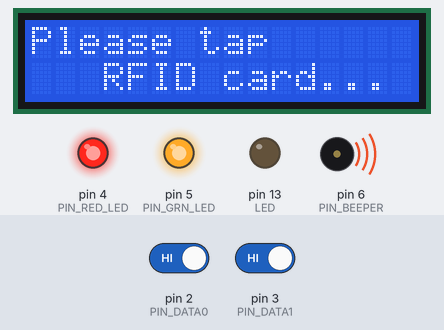
Simulated run of this sketch. Board: Arduino Uno, built with avr-gcc and run on an emulated ATmega328P. Parts: 16×2 character LCD, output pins drawn as LEDs (lit = HIGH), buzzer (waves = sounding, pin HIGH). The inputs (shaded band) are chosen by the test bench; at power-on: pin 2 (PIN_DATA0) HIGH, pin 3 (PIN_DATA1) HIGH. What the sketch prints to the serial monitor is not drawn.

Above: at 1.2 s.
1.3 s: pin 2 (PIN_DATA0) driven LOW
At 1.9 s:
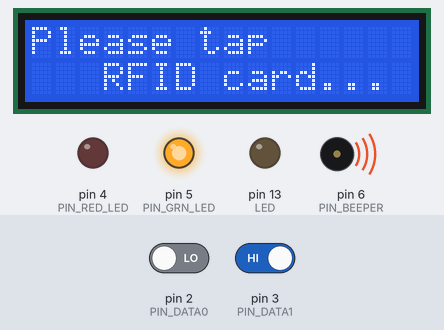
4.3 s: pin 3 (PIN_DATA1) driven LOW
At 7.8 s:
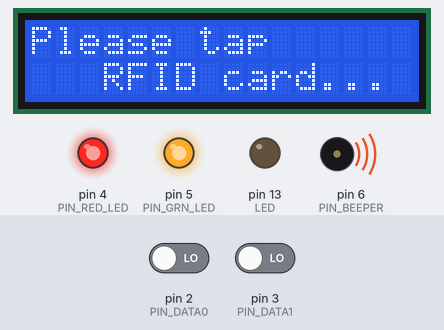
Timing chart, 0 to 9.3 s (numbered marks = the images above; inputs shaded):
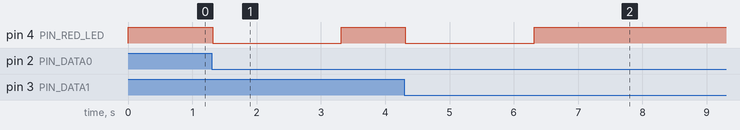

The sketch:

HID_RFID_Reader_LCD.ino
```cpp
/*
 * HID RFID Reader Wiegand Interface for Arduino Uno
 * Written by Daniel Smith, 2012.01.30
 * www.pagemac.com
 *
 * This program will decode the wiegand data from a HID RFID Reader (or, theoretically,
 * any other device that outputs weigand data).
 * The Wiegand interface has two data lines, DATA0 and DATA1.  These lines are normall held
 * high at 5V.  When a 0 is sent, DATA0 drops to 0V for a few us.  When a 1 is sent, DATA1 drops
 * to 0V for a few us.  There is usually a few ms between the pulses.
 *
 * Your reader should have at least 4 connections (some readers have more).  Connect the Red wire
 * to 5V.  Connect the black to ground.  Connect the green wire (DATA0) to Digital Pin 2 (INT0).
 * Connect the white wire (DATA1) to Digital Pin 3 (INT1).  That's it!
 *
 * Operation is simple - each of the data lines are connected to hardware interrupt lines.  When
 * one drops low, an interrupt routine is called and some bits are flipped.  After some time of
 * of not receiving any bits, the Arduino will decode the data.  I've only added the 26 bit and
 * 35 bit formats, but you can easily add more.

*/
#include <Wire.h>
#include <LiquidCrystal_I2C.h>

#define MAX_BITS 100                 // max number of bits
#define WEIGAND_WAIT_TIME  3000      // time to wait for another weigand pulse.

unsigned char databits[MAX_BITS];    // stores all of the data bits
unsigned char bitCount;              // number of bits currently captured
unsigned char flagDone;              // goes low when data is currently being captured
unsigned int weigand_counter;        // countdown until we assume there are no more bits

unsigned long facilityCode=0;        // decoded facility code
unsigned long cardCode=0;            // decoded card code

LiquidCrystal_I2C lcd(0x27,16,2);  // set the LCD address to 0x27 for a 16 chars and 2 line display

#define PIN_DATA0 2
#define PIN_DATA1 3
#define PIN_RED_LED 4
#define PIN_GRN_LED 5
#define PIN_BEEPER 6

// interrupt that happens when INTO goes low (0 bit)
void ISR_INT0()
{
  //Serial.print("0");   // uncomment this line to display raw binary
  bitCount++;
  flagDone = 0;
  weigand_counter = WEIGAND_WAIT_TIME;

}

// interrupt that happens when INT1 goes low (1 bit)
void ISR_INT1()
{
  //Serial.print("1");   // uncomment this line to display raw binary
  databits[bitCount] = 1;
  bitCount++;
  flagDone = 0;
  weigand_counter = WEIGAND_WAIT_TIME;
}

void setup()
{
  pinMode(13, OUTPUT);  // LED
  pinMode(PIN_DATA0, INPUT);     // DATA0 (INT0)
  pinMode(PIN_DATA1, INPUT);     // DATA1 (INT1)
  pinMode(PIN_RED_LED, OUTPUT);     // RED LED
  pinMode(PIN_GRN_LED, OUTPUT);     // GREEN LED
  pinMode(PIN_BEEPER, OUTPUT);     // BEEPER

  digitalWrite(PIN_RED_LED, HIGH);       // turn on pullup resistors
  digitalWrite(PIN_GRN_LED, HIGH);       // turn on pullup resistors
  digitalWrite(PIN_BEEPER, HIGH);       // turn on pullup resistors

  Serial.begin(9600);
  Serial.println("RFID Readers");

  // binds the ISR functions to the falling edge of INTO and INT1
  attachInterrupt(0, ISR_INT0, FALLING);
  attachInterrupt(1, ISR_INT1, FALLING);

  weigand_counter = WEIGAND_WAIT_TIME;

  lcd.init();                      // initialize the lcd
  lcd.backlight();
  lcd.home();

  lcd.clear();
  lcd.setCursor(0, 0);
  lcd.print("Please tap");
  lcd.setCursor(3, 1);
  lcd.print("RFID card...");
}

void loop()
{
  // This waits to make sure that there have been no more data pulses before processing data
  if (!flagDone) {
    if (--weigand_counter == 0)
      flagDone = 1;
  }

  // if we have bits and we the weigand counter went out
  if (bitCount > 0 && flagDone) {
    unsigned char i;

    digitalWrite(13, HIGH);       // turn on pullup resistors

    Serial.print("Read ");
    Serial.print(bitCount);
    Serial.print(" bits. ");

    // we will decode the bits differently depending on how many bits we have
    // see www.pagemac.com/azure/data_formats.php for mor info
    if (bitCount == 35)
    {

      digitalWrite(PIN_GRN_LED, LOW);       // turn on pullup resistors

      // 35 bit HID Corporate 1000 format
      // facility code = bits 2 to 14
      for (i=2; i<14; i++)
      {
         facilityCode <<=1;
         facilityCode |= databits[i];
      }

      // card code = bits 15 to 34
      for (i=14; i<34; i++)
      {
         cardCode <<=1;
         cardCode |= databits[i];
      }

      printBits();

    }
    else if (bitCount == 26)
    {

      digitalWrite(PIN_GRN_LED, LOW);       // turn on pullup resistors

      // standard 26 bit format
      // facility code = bits 2 to 9
      for (i=1; i<9; i++)
      {
         facilityCode <<=1;
         facilityCode |= databits[i];
      }

      // card code = bits 10 to 23
      for (i=9; i<25; i++)
      {
         cardCode <<=1;
         cardCode |= databits[i];
      }

      printBits();
    }
    else {

      digitalWrite(PIN_RED_LED, LOW);       // turn on pullup resistors

      // you can add other formats if you want!
     Serial.println("Unable to decode.");
    }

    digitalWrite(13, LOW);       // turn on pullup resistors

    delay(2000); // keep display in 2s

     // cleanup and get ready for the next card
     bitCount = 0;
     facilityCode = 0;
     cardCode = 0;
     for (i=0; i<MAX_BITS; i++)
     {
       databits[i] = 0;
     }

    digitalWrite(PIN_GRN_LED, HIGH);       // turn on pullup resistors
    digitalWrite(PIN_RED_LED, HIGH);       // turn on pullup resistors

    lcd.clear();
    lcd.setCursor(0, 0);
    lcd.print("Please tap");
    lcd.setCursor(3, 1);
    lcd.print("RFID card...");

  }
}

void printBits()
{
      // I really hope you can figure out what this function does
      Serial.print("FacilityCode = ");
      Serial.print(facilityCode);
      Serial.print(", CardCode = ");
      Serial.println(cardCode);

      // LCD
      lcd.clear();
      lcd.setCursor(0, 0);
      lcd.print("Facility: "); lcd.print(facilityCode, DEC);
      lcd.setCursor(0, 1);
      lcd.print("Card:     "); lcd.print(cardCode, DEC);
}
```

Measured:
- after the input at 1.3 s, pin 4 (PIN_RED_LED): HIGH → LOW at once, → HIGH 2.0 s later
- after the input at 4.3 s, pin 4 (PIN_RED_LED): HIGH → LOW at once, → HIGH 2.0 s later
